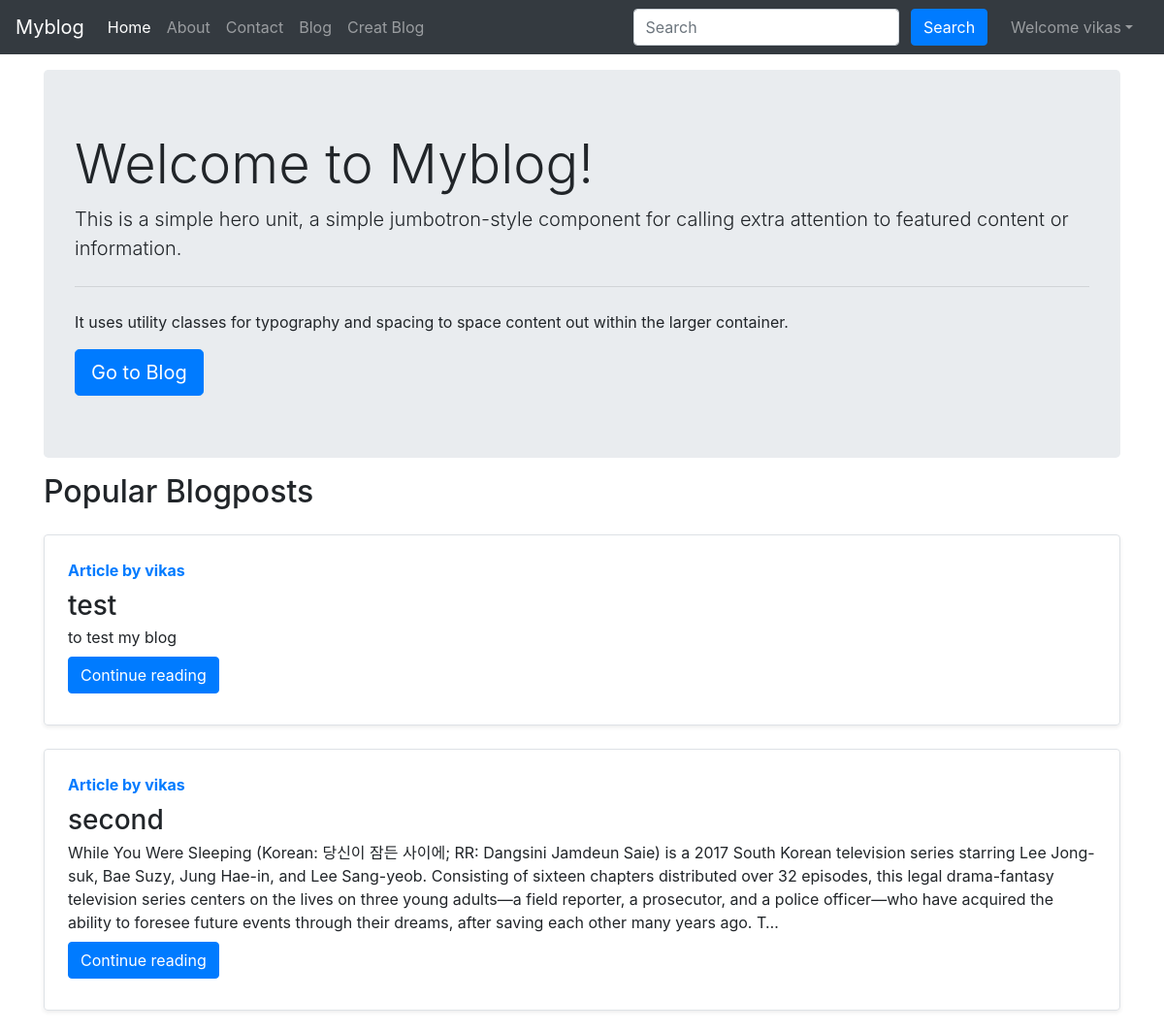
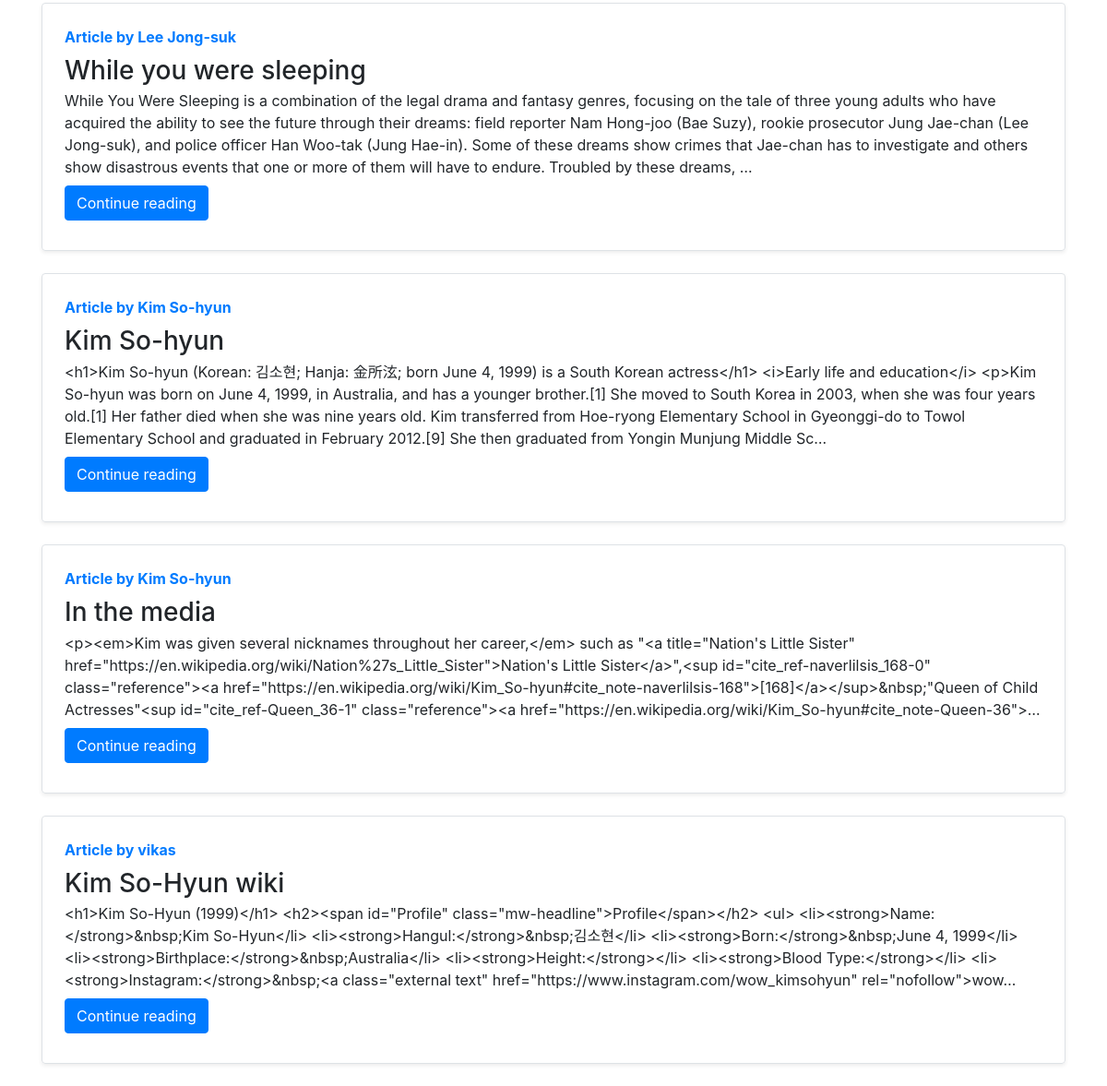
The app's page / (signed in) with its own data (2 pictures, top to bottom).
### blog/models.py (models this page shows, shortened)
class Post(models.Model):
    sno=models.AutoField(primary_key=True)
    title=models.CharField(max_length=255)
    author=models.CharField(max_length=14)
    slug=models.CharField(max_length=130,blank=True, null=True)
    timestamp= models.DateTimeField(default=now)
    content=models.TextField()

### home/views.py (the view)
# urls.py: 2. Add a URL to urlpatterns:  path('', views.home, name='home')
def home(request):
    allPosts = Post.objects.all()
    context = {'allPosts': allPosts}
    return render(request, 'home/home.html',context)

### templates/home/home.html (shortened to what this page needs)
{% extends 'base.html' %}
{% block homeactive%} active {% endblock homeactive%}
{% block body %}
<div class="container">
<div class="jumbotron my-3">
  <h1 class="display-4">Welcome to Myblog!</h1>
  <p class="lead">This is a simple hero unit, a simple jumbotron-style component for calling extra attention to featured content or information.</p>
  <hr class="my-4">
  <p>It uses utility classes for typography and spacing to space content out within the larger container.</p>
  <a class="btn btn-primary btn-lg" href="/blog" role="button">Go to Blog</a>
  </div>
</div>
<div class="container">
<h2>Popular Blogposts</h2>
{% for post in allPosts  %}
    <div class="row no-gutters border rounded overflow-hidden flex-md-row mb-4 shadow-sm h-md-250 my-4 position-relative">
        <div class="col p-4 d-flex flex-column position-static">
            <strong class="d-inline-block mb-2 text-primary">Article  by {{post.author}}</strong>
            <h3 class="mb-0">{{post.title}}</h3>
            <p class="card-text mb-auto">{{post.content| truncatechars:500}}</p>
            <div class="my-2">
            	<a href="/blog/{{post.slug}}" role="button" class="btn btn-primary">Continue reading</a>
            </div>
        </div>
        </div>
        {% endfor %}
{% endblock %}

### templates/base.html (shortened to what this page needs)
<!doctype html>
<html lang="en">
  <head>
    <link rel="stylesheet" href="https://stackpath.bootstrapcdn.com/bootstrap/4.5.2/css/bootstrap.min.css">
  </head>
  <body>
    <nav class="navbar navbar-expand-lg navbar-dark bg-dark">
        <a class="navbar-brand" href="/">Myblog</a>
        <div class="collapse navbar-collapse" id="navbarSupportedContent">
          <ul class="navbar-nav mr-auto">
            <li class="nav-item {% block homeactive %}  {% endblock homeactive %}">
              <a class="nav-link" href="/">Home <span class="sr-only">(current)</span></a>
            </li>
            <li class="nav-item {% block aboutactive %}  {% endblock aboutactive %}" >
              <a class="nav-link" href="/about">About</a>
            </li>
            <li class="nav-item {% block contactactive %}  {% endblock contactactive %} ">
              <a class="nav-link" href="/contact">Contact</a>
            </li>
            <li class="nav-item {% block blogactive %}  {% endblock blogactive %} ">
              <a class="nav-link" href="/blog">Blog</a>
            </li>
            {% if user.is_authenticated %}
            <li class="nav-item  {% block creatblogactive %}  {% endblock creatblogactive %}">
              <a class="nav-link" href="/blog/creatblog">Creat Blog</a>
            </li>
            {% endif %}
          </ul>
          <div class="ml-auto form-inline ">
          <form method="get" action="/search"class="my-2 my-lg-0 mx-3">
            <input class="form-control mr-sm-2" type="search" placeholder="Search" aria-label="Search" name="query" id="query">
            <button class="btn btn-primary my-2 my-sm-0 " type="submit">Search</button>
          </form>
{% if user.is_authenticated %}
<ul class="navbar-nav mr-2">
<li class="nav-item dropdown">
<a class="nav-link dropdown-toggle" href='#' id="navbarDropdown" role="button" data-toggle="dropdown"> Welcome {{request.user}}</a>
      </li>
      </ul>
      </div>
{% endif %}
        </div>
      </nav>
      {% block body %}  {% endblock body %}
  </body>
</html>

### records on screen
Post: author "vikas", title "test", content "to test my blog"
Post: author "vikas", title "second", content "While You Were Sleeping (Korean: 당신이 잠든 사이에; RR: Dangsini Jamdeun Saie) is a 2017 South Korean television series starring Lee Jong-suk, Bae Suzy, Jung Hae-in, and Lee Sang-yeob. Consisting of sixteen chapters distributed over 32 episodes, this legal drama-fantasy television series centers on the lives on three young adults—a field reporter, a prosecutor, and a police officer—who have acquired the ability to foresee future events through their dreams, after saving each other many years ago. T…"
Post: author "Lee Jong-suk", title "While you were sleeping", content "While You Were Sleeping is a combination of the legal drama and fantasy genres, focusing on the tale of three young adults who have acquired the ability to see the future through their dreams: field reporter Nam Hong-joo (Bae Suzy), rookie prosecutor Jung Jae-chan (Lee Jong-suk), and police officer Han Woo-tak (Jung Hae-in). Some of these dreams show crimes that Jae-chan has to investigate and others show disastrous events that one or more of them will have to endure. Troubled by these dreams, …"
Post: author "Kim So-hyun", title "Kim So-hyun", content "<h1>Kim So-hyun (Korean: 김소현; Hanja: 金所泫; born June 4, 1999) is a South Korean actress</h1> <i>Early life and education</i> <p>Kim So-hyun was born on June 4, 1999, in Australia, and has a younger brother.[1] She moved to South Korea in 2003, when she was four years old.[1] Her father died when she was nine years old. Kim transferred from Hoe-ryong Elementary School in Gyeonggi-do to Towol Elementary School and graduated in February 2012.[9] She then graduated from Yongin Munjung Middle Sc…"
Post: author "Kim So-hyun", title "In the media", content "<p><em>Kim was given several nicknames throughout her career,</em> such as \"<a title=\"Nation's Little Sister\" href=\"https://en.wikipedia.org/wiki/Nation%27s_Little_Sister\">Nation's Little Sister</a>\",<sup id=\"cite_ref-naverlilsis_168-0\" class=\"reference\"><a href=\"https://en.wikipedia.org/wiki/Kim_So-hyun#cite_note-naverlilsis-168\">[168]</a></sup>&nbsp;\"Queen of Child Actresses\"<sup id=\"cite_ref-Queen_36-1\" class=\"reference\"><a href=\"https://en.wikipedia.org/wiki/Kim_So-hyun#cite_note-Queen-36\">…"
Post: author "vikas", title "Kim So-Hyun wiki", content "<h1>Kim So-Hyun (1999)</h1> <h2><span id=\"Profile\" class=\"mw-headline\">Profile</span></h2> <ul> <li><strong>Name:</strong>&nbsp;Kim So-Hyun</li> <li><strong>Hangul:</strong>&nbsp;김소현</li> <li><strong>Born:</strong>&nbsp;June 4, 1999</li> <li><strong>Birthplace:</strong>&nbsp;Australia</li> <li><strong>Height:</strong></li> <li><strong>Blood Type:</strong></li> <li><strong>Instagram:</strong>&nbsp;<a class=\"external text\" href=\"https://www.instagram.com/wow_kimsohyun\" rel=\"nofollow\">wow…"

### other values on screen
{{ request.user }} "vikas"
